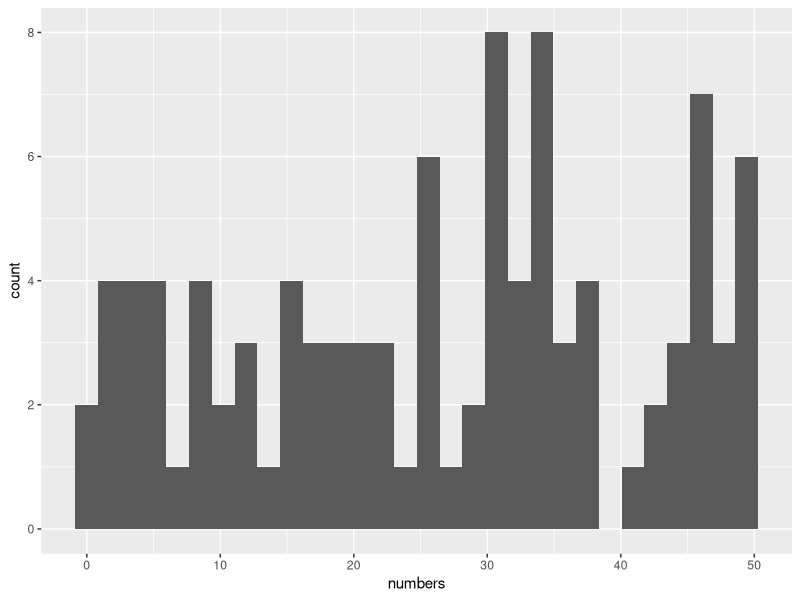

R code for this plot:
## ---- chunk 1
current_file <- knitr::current_input()
basename <- gsub(".[Rq]md$", "", current_file)

knitr::opts_chunk$set(
  fig.align = "center",
  out.width = "100%",
  fig.retina = 3,
  warning = FALSE,
  message = FALSE,
  cache = FALSE,
  cache.path = "cache/"
)
## ---- chunk 2
random_number <- function(range) {
  random_numbers <- data.frame(numbers = runif(n = 100, min = 0, max = range))

  ggplot2::ggplot(data = random_numbers, ggplot2::aes(x = numbers)) +
    ggplot2::geom_histogram()
}

random_number(50)
